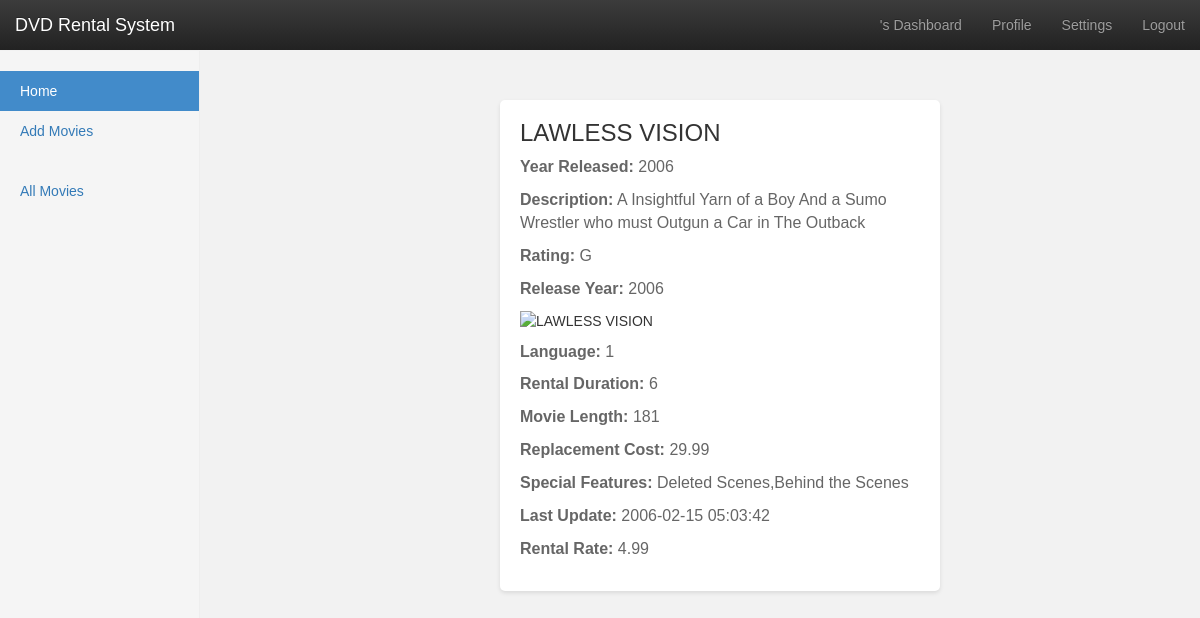
The app's page /movie_description.php?id=510 with its own data.
### tables this page shows
CREATE TABLE `film` (
  `film_id` smallint(5) UNSIGNED NOT NULL,
  `title` varchar(128) NOT NULL,
  `description` text DEFAULT NULL,
  `release_year` year(4) DEFAULT NULL,
  `language_id` tinyint(3) UNSIGNED NOT NULL,
  `original_language_id` tinyint(3) UNSIGNED DEFAULT NULL,
  `rental_duration` tinyint(3) UNSIGNED NOT NULL DEFAULT 3,
  `rental_rate` decimal(4,2) NOT NULL DEFAULT 4.99,
  `length` smallint(5) UNSIGNED DEFAULT NULL,
  `replacement_cost` decimal(5,2) NOT NULL DEFAULT 19.99,
  `rating` enum('G','PG','PG-13','R','NC-17') DEFAULT 'G',
  `special_features` set('Trailers','Commentaries','Deleted Scenes','Behind the Scenes') DEFAULT NULL,
  `last_update` timestamp NOT NULL DEFAULT current_timestamp() ON UPDATE current_timestamp()
);

### movie_description.php (the view, shortened to what this page needs)
<?php
include('sys/db_conn.php');
include('nav.php');
?>
<!DOCTYPE html>
<html>
<head>
</head>
<body>
<?php
if (isset($_GET['id'])) {
    $movie_id = $_GET['id'];
    $query = "SELECT * FROM film WHERE film_id = ?";
    $stmt = $connection->prepare($query);
    $stmt->bind_param("i", $movie_id);
    $stmt->execute();
    $result = $stmt->get_result();
    if ($result->num_rows > 0) {
        $row = $result->fetch_assoc();
        echo "<div class='movie-details'>";
        echo "<h1>" . $row['title'] . "</h1>";
        echo "<p><strong>Year Released:</strong> " . $row['release_year'] . "</p>";
        echo "<p><strong>Description:</strong> " . $row['description'] . "</p>";
        echo "<p><strong>Rating:</strong> " . $row['rating'] . "</p>";
        echo "<p><strong>Release Year:</strong> " . $row['release_year'] . "</p>";
        echo "<img src='" . $row['language_id'] . "' alt='" . $row['title'] . "'>";
        echo "<p><strong>Language:</strong> " . $row['language_id'] . "</p>";
        echo "<p><strong>Rental Duration:</strong> " . $row['rental_duration'] . "</p>";
        echo "<p><strong>Movie Length:</strong> " . $row['length'] . "</p>";
        echo "<p><strong>Replacement Cost:</strong> " . $row['replacement_cost'] . "</p>";
        echo "<p><strong>Special Features:</strong> " . $row['special_features'] . "</p>";
        echo "<p><strong> Last Update:</strong> " . $row['last_update'] . "</p>";
        echo "<p><strong>Rental Rate:</strong> " . $row['rental_rate'] . "</p>";
        echo "</div>";
    } else {
        echo "<p>Movie not found.</p>";
    }
} else {
    echo "<p>Invalid movie ID.</p>";
}
?>
</body>
</html>

### nav.php (shortened to what this page needs)
<!doctype html>
<html lang="en">
<head>
    <link rel="stylesheet" href="https://maxcdn.bootstrapcdn.com/bootstrap/3.3.6/css/bootstrap.min.css">
	<link rel="stylesheet" href="https://maxcdn.bootstrapcdn.com/bootstrap/3.3.6/css/bootstrap-theme.min.css">
	<link rel="stylesheet" type="text/css" href="style/dashboard.css">
</head>
  <body>
    <nav class="navbar navbar-inverse navbar-fixed-top">
      <div class="container-fluid">
        <div class="navbar-header">
          <a class="navbar-brand" href="dashboard.php">DVD Rental System</a>
        </div>
        <div id="navbar" class="navbar-collapse collapse">
          <ul class="nav navbar-nav navbar-right">
            <li><a href="dashboard.php"><?php echo $_SESSION['first_name'];?>'s Dashboard</a></li>
            <li><a href="profile.php">Profile</a></li>
            <li><a href="settings.php">Settings</a></li>
            <li><a href="logout.php">Logout</a></li>
          </ul>
        </div>
      </div>
    </nav>
    <div class="container-fluid">
      <div class="row">
        <div class="col-sm-3 col-md-2 sidebar">
          <ul class="nav nav-sidebar">
            <li class="active"><a href="dashboard.php">Home<span class="sr-only">(current)</span></a></li>
            <li><a href="add_movie.php">Add Movies</a></li>
          </ul>
          <ul class="nav nav-sidebar">
            <li><a href="movies.php">All Movies</a></li>
          </ul>
        </div>
      </div>
    </div>
</body></html>

### style/dashboard.css (style rules this page uses)
body { padding-top: 50px; }
.navbar-fixed-top { border: 0; }
.sidebar { display: none; }
@media (min-width: 768px) { .sidebar { position: fixed; top: 51px; bottom: 0; left: 0; z-index: 1000; display: block; padding: 20px; overflow-x: hidden; overflow-y: auto; background-color: #f5f5f5; border-right: 1px solid #eee; } }
.nav-sidebar { margin-right: -21px; margin-bottom: 20px; margin-left: -20px; }
.nav-sidebar > li > a { padding-right: 20px; padding-left: 20px; }
.nav-sidebar > .active > a, .nav-sidebar > .active > a:hover, .nav-sidebar > .active > a:focus { color: #fff; background-color: #428bca; }

### movie_description.php (style rules this page uses)
body { font-family: Arial, sans-serif; background-color: #f2f2f2; margin: 0; padding: 20px; max-width: 80%; overflow-x: hidden; }
@media (min-width: 768px) { body { padding-left: 500px; padding-top: 100px; } }
h1 { color: #333; font-size: 24px; margin-bottom: 10px; }
p { color: #666; font-size: 16px; margin-bottom: 5px; }
img { max-width: 300px; height: auto; margin-bottom: 10px; }
.movie-details { background-color: #fff; padding: 20px; border-radius: 5px; box-shadow: 0 2px 4px rgba(0, 0, 0, 0.1); }
.movie-details h1 { margin-top: 0; }
.movie-details p { margin-bottom: 10px; }

### records on screen
film: title "LAWLESS VISION", release_year "2006", description "A Insightful Yarn of a Boy And a Sumo Wrestler who must Outgun a Car in The Outback", rating "G", language "1", rental_duration "6", length "181", replacement_cost "29.99", special_features "Deleted Scenes,Behind the Scenes", last_update "2006-02-15 05:03:42", rental_rate "4.99"
